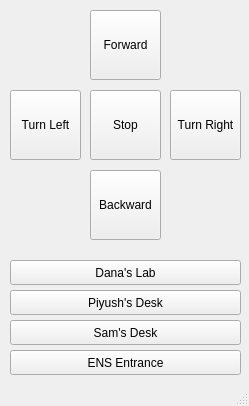
<?xml version="1.0" encoding="UTF-8"?>
<ui version="4.0">
 <class>MainWindowDesign</class>
 <widget class="QMainWindow" name="MainWindowDesign">
  <property name="geometry">
   <rect>
    <x>0</x>
    <y>0</y>
    <width>249</width>
    <height>406</height>
   </rect>
  </property>
  <property name="windowTitle">
   <string>QRosApp</string>
  </property>
  <property name="windowIcon">
   <iconset resource="../resources/images.qrc">
    <normaloff>:/images/icon.png</normaloff>:/images/icon.png</iconset>
  </property>
  <property name="locale">
   <locale language="English" country="Australia"/>
  </property>
  <widget class="QWidget" name="centralwidget">
   <widget class="QToolButton" name="leftButton">
    <property name="geometry">
     <rect>
      <x>10</x>
      <y>90</y>
      <width>71</width>
      <height>70</height>
     </rect>
    </property>
    <property name="text">
     <string>Turn Left</string>
    </property>
   </widget>
   <widget class="QToolButton" name="rightButton">
    <property name="geometry">
     <rect>
      <x>170</x>
      <y>90</y>
      <width>71</width>
      <height>70</height>
     </rect>
    </property>
    <property name="text">
     <string>Turn Right</string>
    </property>
   </widget>
   <widget class="QToolButton" name="forwardButton">
    <property name="geometry">
     <rect>
      <x>90</x>
      <y>10</y>
      <width>71</width>
      <height>70</height>
     </rect>
    </property>
    <property name="text">
     <string>Forward</string>
    </property>
   </widget>
   <widget class="QToolButton" name="stopButton">
    <property name="geometry">
     <rect>
      <x>90</x>
      <y>90</y>
      <width>71</width>
      <height>70</height>
     </rect>
    </property>
    <property name="text">
     <string>Stop</string>
    </property>
   </widget>
   <widget class="QToolButton" name="backwardButton">
    <property name="geometry">
     <rect>
      <x>90</x>
      <y>170</y>
      <width>71</width>
      <height>70</height>
     </rect>
    </property>
    <property name="text">
     <string>Backward</string>
    </property>
   </widget>
   <widget class="QPushButton" name="danaButton">
    <property name="geometry">
     <rect>
      <x>10</x>
      <y>260</y>
      <width>231</width>
      <height>25</height>
     </rect>
    </property>
    <property name="text">
     <string>Dana's Lab</string>
    </property>
   </widget>
   <widget class="QPushButton" name="piyushButton">
    <property name="geometry">
     <rect>
      <x>10</x>
      <y>290</y>
      <width>231</width>
      <height>25</height>
     </rect>
    </property>
    <property name="text">
     <string>Piyush's Desk</string>
    </property>
   </widget>
   <widget class="QPushButton" name="samButton">
    <property name="geometry">
     <rect>
      <x>10</x>
      <y>320</y>
      <width>231</width>
      <height>25</height>
     </rect>
    </property>
    <property name="text">
     <string>Sam's Desk</string>
    </property>
   </widget>
   <widget class="QPushButton" name="ensButton">
    <property name="geometry">
     <rect>
      <x>10</x>
      <y>350</y>
      <width>231</width>
      <height>25</height>
     </rect>
    </property>
    <property name="text">
     <string>ENS Entrance</string>
    </property>
   </widget>
  </widget>
  <widget class="QStatusBar" name="statusbar"/>
  <action name="action_Quit">
   <property name="text">
    <string>&amp;Quit</string>
   </property>
   <property name="shortcut">
    <string>Ctrl+Q</string>
   </property>
   <property name="shortcutContext">
    <enum>Qt::ApplicationShortcut</enum>
   </property>
  </action>
  <action name="action_Preferences">
   <property name="text">
    <string>&amp;Preferences</string>
   </property>
  </action>
  <action name="actionAbout">
   <property name="text">
    <string>&amp;About</string>
   </property>
  </action>
  <action name="actionAbout_Qt">
   <property name="text">
    <string>About &amp;Qt</string>
   </property>
  </action>
 </widget>
 <resources>
  <include location="../resources/images.qrc"/>
 </resources>
 <connections>
  <connection>
   <sender>action_Quit</sender>
   <signal>triggered()</signal>
   <receiver>MainWindowDesign</receiver>
   <slot>close()</slot>
   <hints>
    <hint type="sourcelabel">
     <x>-1</x>
     <y>-1</y>
    </hint>
    <hint type="destinationlabel">
     <x>399</x>
     <y>299</y>
    </hint>
   </hints>
  </connection>
 </connections>
</ui>
